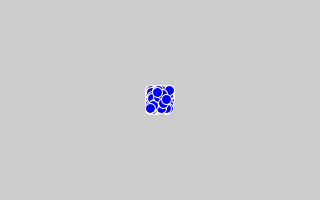
Frame 1 (no input)
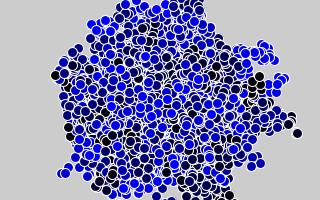
Frame 60 (the mouse pressed at the canvas centre just before this capture)
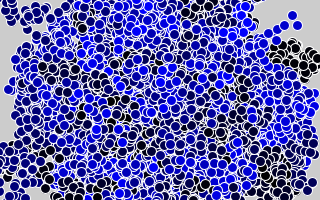
Frame 120 (the mouse held since frame 60 and released just before this capture)

The Processing sketch that drew these frames (run headless with seeded random() and noise(); from frame 60 on, the mouse is pressed at the canvas centre):

// Processing sketch: seb
// ── seb.pde
float[] xs;
float[] ys;
int g = 255;
float[] bs;

void setup() {
  size(320, 200);
  xs = new float[g];
  ys = new float[g];
  bs = new float[g];
  for (int i=0; i<g; ++i) {
    xs[i] = width / 2;
    ys[i] = height / 2;
    bs[i] = i * 1;
  }
}

void draw() {
  for (int i=0; i<g; ++i) {
    xs[i] += random(-10, 10);
    ys[i] += random(-10, 10);
    fill(0, 0, bs[i]);
    stroke(255);
    ellipse(xs[i], ys[i], 10, 10);
  }
}
